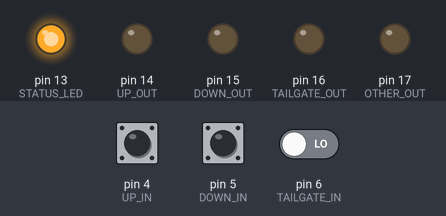
The sketch below on a simulated Arduino Uno, built with avr-gcc and run on an emulated ATmega328P. On the bench: output pins drawn as LEDs (lit = HIGH). Inputs (shaded band) come from the test bench; at power-on: pin 4 (UP_IN) LOW, pin 5 (DOWN_IN) LOW, pin 6 (TAILGATE_IN) LOW.

Above: at 2.2 s.
2.3 s: pin 4 (UP_IN) pulled HIGH for 3.2 s
At 4.8 s:
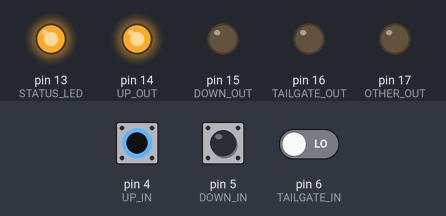
8.5 s: pin 5 (DOWN_IN) pulled HIGH for 0.15 s
At 8.58 s:
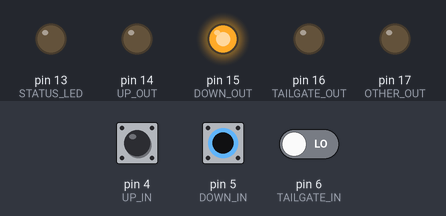
10.1 s: pin 6 (TAILGATE_IN) driven HIGH
13.1 s: pin 5 (DOWN_IN) pulled HIGH for 1 s
At 13.5 s:
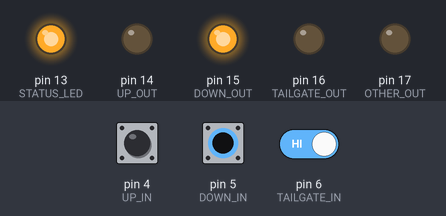
17.1 s: pin 5 (DOWN_IN) pulled HIGH for 3.2 s
At 21.5 s:
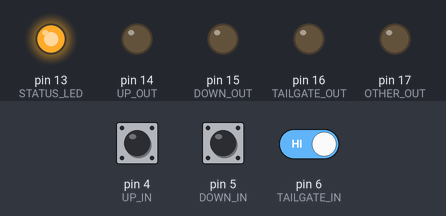
21.8 s: pin 6 (TAILGATE_IN) driven LOW
Timing chart, 0 to 24.3 s (numbered marks = the images above; inputs shaded):
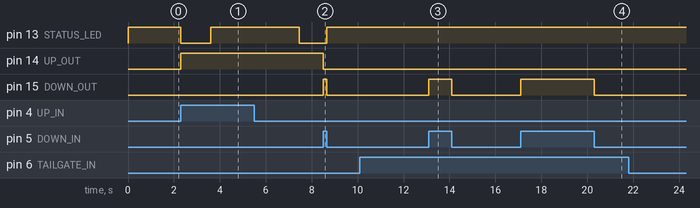

Measured:
- after the input at 2.3 s, pin 13 (STATUS_LED): HIGH → LOW at once, → HIGH 1.3 s later, → LOW 3.9 s later; pin 14 (UP_OUT): LOW → HIGH at once
- after the input at 8.5 s, pin 14 (UP_OUT): HIGH → LOW at once; pin 15 (DOWN_OUT): LOW → HIGH at once, → LOW 0.15 s later
- after the input at 10.1 s, every drawn part: stays the same
- after the input at 13.1 s, pin 15 (DOWN_OUT): LOW → HIGH at once, → LOW 1.0 s later; pin 16 (TAILGATE_OUT): stays LOW (without the input it goes to HIGH after 2.0 s)
- after the input at 17.1 s, pin 15 (DOWN_OUT): LOW → HIGH at once, → LOW 3.2 s later; pin 16 (TAILGATE_OUT): stays LOW (without the input it goes to HIGH after 2.0 s)
- after the input at 21.8 s, every drawn part: stays the same

The sketch:

truck_base_revD.ino
```cpp
#define UP_OUT 14
#define DOWN_OUT 15
#define TAILGATE_OUT 16
#define OTHER_OUT 17
#define STATUS_LED 13

#define UP_IN 4
#define DOWN_IN 5
#define TAILGATE_IN 6

#define TIME_TO_HOLD_DOWN 1500
#define TAILGATE_HOLD_DOWN_TIME 5000

#define LED_MAX  511 // max brightness of LED
#define LED_STEP  1 // step in each step of fade for LED

boolean up = false;
boolean down = false;
boolean tailgate = false;
boolean released = false;

boolean hold_up = false;
boolean hold_down = false;

byte last_button_press = 0;
byte button_press = 0;
byte button_held_down = 0;
byte tailgate_open = LOW;
unsigned long held_down_time = 0;
unsigned long last_time_check = 0;
unsigned long right_now = 0;
int led_brightness = 0;
int last_led_brightness = 0;

void setup() {
  Serial.begin(9600);

  pinMode(UP_OUT, OUTPUT);
  pinMode(DOWN_OUT, OUTPUT);
  pinMode(TAILGATE_OUT, OUTPUT);
  pinMode(OTHER_OUT, OUTPUT);
  pinMode(STATUS_LED, OUTPUT);

  pinMode(UP_IN, INPUT);
  pinMode(DOWN_IN, INPUT);
  pinMode(TAILGATE_IN, INPUT);

  digitalWrite(STATUS_LED, HIGH);
  led_brightness = LED_MAX;

  delay(1000);
}

void loop() {
  right_now = millis();

  // READ THE PINS OR BUTTON IS HELD DOWN
  up = digitalRead(UP_IN);  // WORKS BUT HOLD CAN ONLY BE REMOVED BY PRESSING OTHER BUTTON NOT SAME BUTTON AFTER RELEASE
  down = digitalRead(DOWN_IN);
  tailgate = digitalRead(TAILGATE_IN);

  // FOR HOLDING DOWN BUTTONS STICKS AFTER held_down_time > TIME_TO_HOLD_DOWN
  button_press = (up * UP_IN) + (down * DOWN_IN) + (tailgate * TAILGATE_IN);
  held_down_time = (held_down_time + (right_now - last_time_check)) * (button_press == last_button_press);
  button_held_down = (held_down_time > TIME_TO_HOLD_DOWN) * (button_press);

  hold_up = (button_press > 0) ? (button_held_down == UP_IN) : hold_up;
  hold_down = (button_press > 0) ? (button_held_down == DOWN_IN) : hold_down;

  tailgate_open = ((held_down_time > TAILGATE_HOLD_DOWN_TIME) && (button_press == TAILGATE_IN))  ^ tailgate_open;
  held_down_time = ((held_down_time > TAILGATE_HOLD_DOWN_TIME) && (button_press == TAILGATE_IN) ) ? 0 : held_down_time;

  digitalWrite(UP_OUT, (up || hold_up));
  digitalWrite(DOWN_OUT, (down || hold_down));
  digitalWrite(TAILGATE_OUT, tailgate_open);
//  digitalWrite(OTHER_OUT, (button_held_down > 0));

  led_brightness = led_brightness + (LED_STEP * (up || hold_up)) - (LED_STEP * (down || hold_down));

  if(last_led_brightness == led_brightness || led_brightness < 0) {
    led_brightness = LED_MAX;
  } else if(led_brightness > LED_MAX) {
    led_brightness = 0;
  }

  analogWrite(STATUS_LED,led_brightness);


  last_led_brightness = led_brightness;
  last_time_check = right_now;
  last_button_press = button_press;
  delay(10);
}
```
